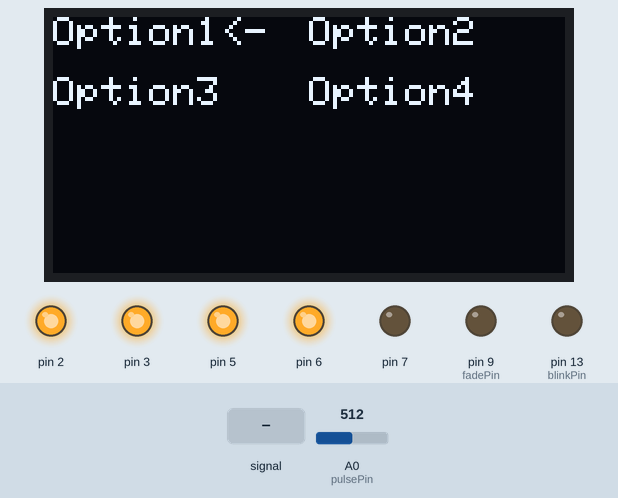
The sketch below on a simulated Arduino Uno, built with avr-gcc and run on an emulated ATmega328P. Parts: 128×64 one-colour display, output pins drawn as LEDs (lit = HIGH). The inputs (shaded band) are chosen by the test bench; at power-on: A0 (pulsePin) = 512. Pins used as bus, display or sensor lines are not drawn; what the sketch prints to the serial monitor is not drawn.

Above: at 3.2 s.
3.3 s: A0 (pulsePin) fed a 200 Hz sine of ±81 counts around its level
At 4.83 s:
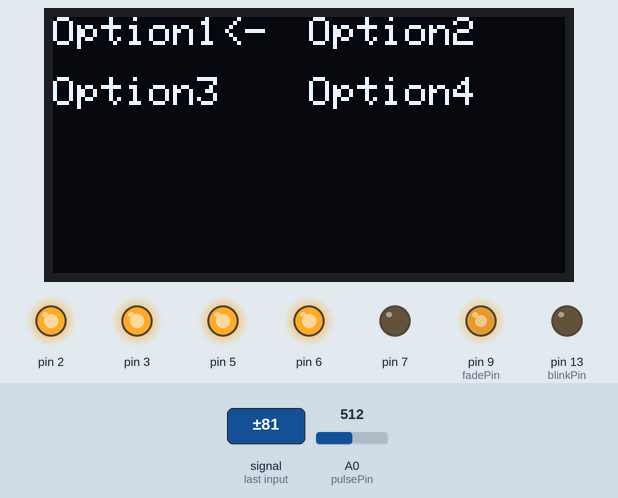
5.4 s: A0 (pulsePin) set to 535
At 5.65 s:
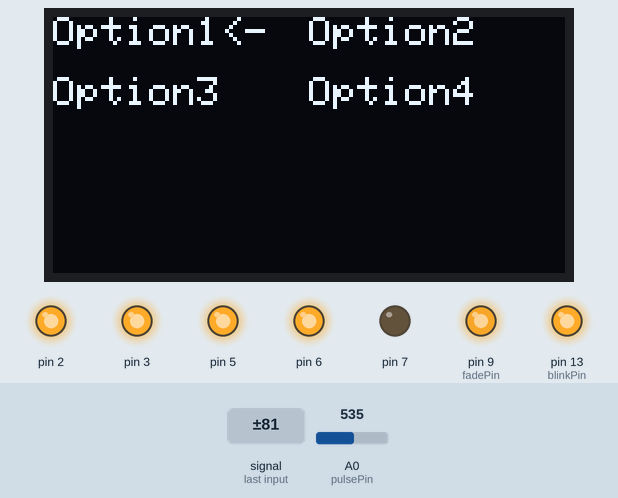
At 7.0 s:
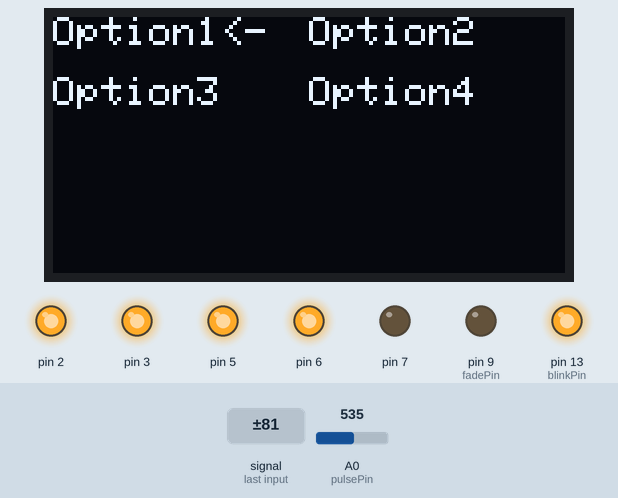
7.2 s: A0 (pulsePin) fed a 1000 Hz sine of ±255 counts around its level
At 7.82 s:
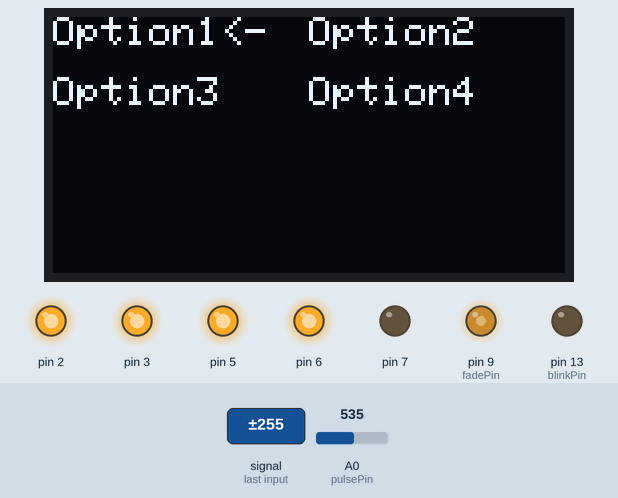
9.5 s: A0 (pulsePin) set to 306
11.0 s: A0 (pulsePin) set to 377
12.5 s: A0 (pulsePin) set to 413
Timing chart, 0 to 15.0 s (numbered marks = the images above; inputs shaded):
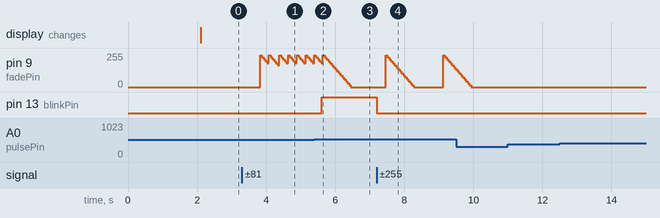

The sketch:

Project_Hanska.ino
```cpp
//libraries

#include <SPI.h>
#include <Wire.h>
#include <Adafruit_GFX.h>
#include <Adafruit_SSD1306.h>


//definitions

#define OLED_RESET 4
Adafruit_SSD1306 display(OLED_RESET);

#define NUMFLAKES 10
#define XPOS 0
#define YPOS 1
#define DELTAY 2

//  Variables
int pulsePin = 0;                 // Pulse Sensor purple wire connected to analog pin 0
int blinkPin = 13;                // pin to blink led at each beat
int fadePin = 9;                  // pin to do fancy classy fading blink at each beat
int fadeRate = 0;                 // used to fade LED on with PWM on fadePin

// width x height = 32,32
static const uint8_t glove[] PROGMEM = {
  B00000000, B00000000, B00000000, B00000000,
  B00000000, B00000000, B00000000, B00000000,
  B00000000, B00000000, B00000000, B00000000,
  B00000000, B00000011, B11111110, B00000000,
  B00000000, B00000100, B00000001, B00000000,
  B00000000, B00001000, B00000000, B11000000,
  B00000000, B00000000, B00000000, B11110000,
  B00000000, B00100000, B00000000, B11110000,
  B00000000, B01000000, B00000001, B00001000,
  B00011111, B11000001, B11111110, B00000110,
  B01100011, B00000000, B00000000, B00000001,
  B00000011, B00000000, B00000000, B00000001,
  B10000011, B00000000, B00000000, B00000001,
  B10000011, B00000000, B00000000, B00000001,
  B10000011, B00000000, B00000000, B00000001,
  B10000011, B00000000, B00000000, B00000001,
  B10000011, B00000000, B00000000, B00000001,
  B10000011, B00000000, B00000000, B00000001,
  B10000000, B10000000, B00000000, B00000001,
  B10000000, B10000000, B00000000, B00000001,
  B10000000, B10000000, B00000000, B00000000,
  B10000000, B10000000, B00000000, B00000110,
  B10000000, B10000000, B00000000, B00000110,
  B01111111, B01100000, B00000000, B00001000,
  B00000000, B00001111, B00000000, B00110000,
  B00000000, B00001111, B00000000, B00110000,
  B00000000, B00000000, B01111111, B11000000,
  B00000000, B00000000, B00000000, B00000000,
  B00000000, B00000000, B00000000, B00000000,
  B00000000, B00000000, B00000000, B00000000,
  B00000000, B00000000, B00000000, B00000000,
  B00000000, B00000000, B00000000, B00000000,

};

// Volatile Variables, used in the interrupt service routine!
volatile int BPM;                   // int that holds raw Analog in 0. updated every 2mS
volatile int Signal;                // holds the incoming raw data
volatile int IBI = 600;             // int that holds the time interval between beats! Must be seeded!
volatile boolean Pulse = false;     // "True" when User's live heartbeat is detected. "False" when not a "live beat".
volatile boolean QS = false;        // becomes true when Arduoino finds a beat.

// Regards Serial OutPut  -- Set This Up to your needs
static boolean serialVisual = true;   // Set to 'false' by Default.  Re-set to 'true' to see Arduino Serial Monitor ASCII Visual Pulse


void setup(){

  //--------keypad initialisation---------
  DDRD = B11111111; //  D port as output
  PORTD = B01111101; //  pullup resistors
  //--------------------------------------

  pinMode(blinkPin,OUTPUT);         // pin that will blink to your heartbeat!
  pinMode(fadePin,OUTPUT);          // pin that will fade to your heartbeat!
  Serial.begin(9600);             // we agree to talk fast!
  interruptSetup();                 // sets up to read Pulse Sensor signal every 2mS
   // IF YOU ARE POWERING The Pulse Sensor AT VOLTAGE LESS THAN THE BOARD VOLTAGE,
   // UN-COMMENT THE NEXT LINE AND APPLY THAT VOLTAGE TO THE A-REF PIN
   analogReference(EXTERNAL);
   display.begin(SSD1306_SWITCHCAPVCC, 0x3C);  // initialize with the I2C addr 0x3C (for the 128x64)

   display.setTextSize(1);
  display.setTextColor(WHITE);
  display.setCursor(0,0);
  display.clearDisplay();
  display.println("Project Hanska");
  display.println("versio 0.12\nbeta");
  display.drawBitmap(90, 0, glove, 32, 32, WHITE);
  display.display();
  display.clearDisplay();
  delay(2000);

}

// Global variables
int option = 1;
bool pressed = false;
int pressedKey = 2;  // global variable for memoring the currently pressed key
int pulseBar = 0;
int pulX = 0;
int choice = 0;

//  Where the Magic Happens
void loop(){

  //----Check pressed key-----
  if ((PIND & B01111101) != B01111101 && pressed != true){
  pressed = true;
      if ((PIND & B01111101) == B01111100) pressedKey = 1;
      else if ((PIND & B01111101) == B01111001) pressedKey = 2;
      else if ((PIND & B01111101) == B01110101) pressedKey = 3;
      else if ((PIND & B01111101) == B01101101) pressedKey = 4;
      else if ((PIND & B01111101) == B01011101) pressedKey = 5;
      else if ((PIND & B01111101) == B00111101) pressedKey = 6;
  }
  Serial.println(pressedKey);
  Serial.println(PIND, BIN);
  Serial.println(option);
  //---------------------------

 // serialOutput();

  if (QS == true){     // A Heartbeat Was Found
  pulseBar = 7;
  pulX = 0;
                       // BPM and IBI have been Determined
                       // Quantified Self "QS" true when arduino finds a heartbeat
        fadeRate = 255;         // Makes the LED Fade Effect Happen
                                // Set 'fadeRate' Variable to 255 to fade LED with pulse
        //serialOutputWhenBeatHappens();   // A Beat Happened, Output that to serial.
        QS = false;                      // reset the Quantified Self flag for next time
  }

  ledFadeToBeat();                      // Makes the LED Fade Effect Happen
  delay(20);                             //  take a break

  if(pressedKey == 4 && pressed == true){ //RIGHT
      option++;
      if(option > 4){ option = 1; }
      pressedKey = 2;
  }
  if(pressedKey == 3 && pressed == true){ //RIGHT
      option--;
      if(option < 1){ option = 4; }
      pressedKey = 2;
  }
  if(pressedKey == 2){  //MAIN MENU
      display.setTextSize(1);
      display.setTextColor(WHITE);
      display.setCursor(0,0);
      if(option == 1){
        display.print("Option1<-");
        if ((PIND & B01111101) == B01011101) { choice = 1; }
      }
      else{ display.print("Option1"); }
      display.setCursor(64,0);
      if(option == 2){
        display.print("Option2<-");
      }
      else{ display.print("Option2"); }
      display.print("\n");
      display.setCursor(0,15);
      if(option == 3){
        display.print("Option3<-");
      }
      else{ display.print("Option3"); }
      display.setCursor(64,15);
      if(option == 4){
        display.print("Option4<-");
      }
      else{ display.print("Option4"); }
      display.display();
      display.clearDisplay();
  }

  else if (choice == 1){
      //lcd
      display.setTextSize(1);
      display.setTextColor(WHITE);
      display.setCursor(0,0);
      display.print("Heart rate:  ");
      if (pulseBar == 7){ display.print("IIIIIII"); }
          if(pulseBar == 6){ display.print(" IIIIII"); }
          if(pulseBar == 5){ display.print("  IIIII"); }
          if(pulseBar == 4){ display.print("   IIII"); }
          if(pulseBar == 3){ display.print("    III"); }
          if(pulseBar == 2){ display.print("     II"); }
          if(pulseBar == 1){ display.print("      I"); }
      if (pulX % 2 == 0)
      {
          pulseBar--;
      }
      pulX++;
      display.print("\n\n");
      display.setTextSize(2);
      display.print("    ");
      display.print(BPM);
      display.display();
      display.clearDisplay();
  }

  if ((PIND & B01111101) == B01111101){pressed = false;} //to let the main loop flow freely until next keypress
}

void ledFadeToBeat(){
    fadeRate -= 15;                         //  set LED fade value
    fadeRate = constrain(fadeRate,0,255);   //  keep LED fade value from going into negative numbers!
    analogWrite(fadePin,fadeRate);          //  fade LED
}
```

AllSerialHandling.ino
```cpp
//////////
/////////  All Serial Handling Code,
/////////  It's Changeable with the 'serialVisual' variable
/////////  Set it to 'true' or 'false' when it's declared at start of code.
/////////

void serialOutput(){   // Decide How To Output Serial.
 if (serialVisual == true){
     arduinoSerialMonitorVisual('-', Signal);   // goes to function that makes Serial Monitor Visualizer
 } else{
      sendDataToSerial('S', Signal);     // goes to sendDataToSerial function
 }
}


//  Decides How To OutPut BPM and IBI Data
void serialOutputWhenBeatHappens(){
 if (serialVisual == true){            //  Code to Make the Serial Monitor Visualizer Work
    Serial.println("*** Heart-Beat Happened *** ");  //ASCII Art Madness
    Serial.print("BPM: ");
    Serial.print(BPM);
    Serial.print("  ");
 } else{
        sendDataToSerial('B',BPM);   // send heart rate with a 'B' prefix
        sendDataToSerial('Q',IBI);   // send time between beats with a 'Q' prefix
 }
}


//  Sends Data to Pulse Sensor Processing App, Native Mac App, or Third-party Serial Readers.
void sendDataToSerial(char symbol, int data ){
    Serial.print(symbol);

    Serial.println(data);
  }


//  Code to Make the Serial Monitor Visualizer Work
void arduinoSerialMonitorVisual(char symbol, int data ){
  const int sensorMin = 0;      // sensor minimum, discovered through experiment
const int sensorMax = 1024;    // sensor maximum, discovered through experiment

  int sensorReading = data;
  // map the sensor range to a range of 12 options:
  int range = map(sensorReading, sensorMin, sensorMax, 0, 11);

  // do something different depending on the
  // range value:
  switch (range) {
  case 0:
    Serial.println("");     /////ASCII Art Madness
    break;
  case 1:
    Serial.println("---");
    break;
  case 2:
    Serial.println("------");
    break;
  case 3:
    Serial.println("---------");
    break;
  case 4:
    Serial.println("------------");
    break;
  case 5:
    Serial.println("--------------|-");
    break;
  case 6:
    Serial.println("--------------|---");
    break;
  case 7:
    Serial.println("--------------|-------");
    break;
  case 8:
    Serial.println("--------------|----------");
    break;
  case 9:
    Serial.println("--------------|----------------");
    break;
  case 10:
    Serial.println("--------------|-------------------");
    break;
  case 11:
    Serial.println("--------------|-----------------------");
    break;

  }
}
```

Interrupt.ino
```cpp
volatile int rate[10];                    // array to hold last ten IBI values
volatile unsigned long sampleCounter = 0;          // used to determine pulse timing
volatile unsigned long lastBeatTime = 0;           // used to find IBI
volatile int P =512;                      // used to find peak in pulse wave, seeded
volatile int T = 512;                     // used to find trough in pulse wave, seeded
volatile int thresh = 525;                // used to find instant moment of heart beat, seeded
volatile int amp = 100;                   // used to hold amplitude of pulse waveform, seeded
volatile boolean firstBeat = true;        // used to seed rate array so we startup with reasonable BPM
volatile boolean secondBeat = false;      // used to seed rate array so we startup with reasonable BPM


void interruptSetup(){
  // Initializes Timer2 to throw an interrupt every 2mS.
  TCCR2A = 0x02;     // DISABLE PWM ON DIGITAL PINS 3 AND 11, AND GO INTO CTC MODE
  TCCR2B = 0x06;     // DON'T FORCE COMPARE, 256 PRESCALER
  OCR2A = 0X7C;      // SET THE TOP OF THE COUNT TO 124 FOR 500Hz SAMPLE RATE
  TIMSK2 = 0x02;     // ENABLE INTERRUPT ON MATCH BETWEEN TIMER2 AND OCR2A
  sei();             // MAKE SURE GLOBAL INTERRUPTS ARE ENABLED
}


// THIS IS THE TIMER 2 INTERRUPT SERVICE ROUTINE.
// Timer 2 makes sure that we take a reading every 2 miliseconds
ISR(TIMER2_COMPA_vect){                         // triggered when Timer2 counts to 124
  cli();                                      // disable interrupts while we do this
  Signal = analogRead(pulsePin);              // read the Pulse Sensor
  sampleCounter += 2;                         // keep track of the time in mS with this variable
  int N = sampleCounter - lastBeatTime;       // monitor the time since the last beat to avoid noise

    //  find the peak and trough of the pulse wave
  if(Signal < thresh && N > (IBI/5)*3){       // avoid dichrotic noise by waiting 3/5 of last IBI
    if (Signal < T){                        // T is the trough
      T = Signal;                         // keep track of lowest point in pulse wave
    }
  }

  if(Signal > thresh && Signal > P){          // thresh condition helps avoid noise
    P = Signal;                             // P is the peak
  }                                        // keep track of highest point in pulse wave

  //  NOW IT'S TIME TO LOOK FOR THE HEART BEAT
  // signal surges up in value every time there is a pulse
  if (N > 250){                                   // avoid high frequency noise
    if ( (Signal > thresh) && (Pulse == false) && (N > (IBI/5)*3) ){
      Pulse = true;                               // set the Pulse flag when we think there is a pulse
      digitalWrite(blinkPin,HIGH);                // turn on pin 13 LED
      IBI = sampleCounter - lastBeatTime;         // measure time between beats in mS
      lastBeatTime = sampleCounter;               // keep track of time for next pulse

      if(secondBeat){                        // if this is the second beat, if secondBeat == TRUE
        secondBeat = false;                  // clear secondBeat flag
        for(int i=0; i<=9; i++){             // seed the running total to get a realisitic BPM at startup
          rate[i] = IBI;
        }
      }

      if(firstBeat){                         // if it's the first time we found a beat, if firstBeat == TRUE
        firstBeat = false;                   // clear firstBeat flag
        secondBeat = true;                   // set the second beat flag
        sei();                               // enable interrupts again
        return;                              // IBI value is unreliable so discard it
      }


      // keep a running total of the last 10 IBI values
      word runningTotal = 0;                  // clear the runningTotal variable

      for(int i=0; i<=8; i++){                // shift data in the rate array
        rate[i] = rate[i+1];                  // and drop the oldest IBI value
        runningTotal += rate[i];              // add up the 9 oldest IBI values
      }

      rate[9] = IBI;                          // add the latest IBI to the rate array
      runningTotal += rate[9];                // add the latest IBI to runningTotal
      runningTotal /= 10;                     // average the last 10 IBI values
      BPM = 60000/runningTotal;               // how many beats can fit into a minute? that's BPM!
      QS = true;                              // set Quantified Self flag
      // QS FLAG IS NOT CLEARED INSIDE THIS ISR
    }
  }

  if (Signal < thresh && Pulse == true){   // when the values are going down, the beat is over
    digitalWrite(blinkPin,LOW);            // turn off pin 13 LED
    Pulse = false;                         // reset the Pulse flag so we can do it again
    amp = P - T;                           // get amplitude of the pulse wave
    thresh = amp/2 + T;                    // set thresh at 50% of the amplitude
    P = thresh;                            // reset these for next time
    T = thresh;
  }

  if (N > 2500){                           // if 2.5 seconds go by without a beat
    thresh = 512;                          // set thresh default
    P = 512;                               // set P default
    T = 512;                               // set T default
    lastBeatTime = sampleCounter;          // bring the lastBeatTime up to date
    firstBeat = true;                      // set these to avoid noise
    secondBeat = false;                    // when we get the heartbeat back
  }

  sei();                                   // enable interrupts when youre done!
}// end isr
```

Measured:
- after the input at 3.3 s, pin 9 (fadePin): ramps from 240/255 to 165/255 and jumps back, once every 0.25 s
- after the input at 5.4 s, pin 13 (blinkPin): LOW → HIGH after 0.21 s
- after the input at 7.2 s, pin 9 (fadePin): ramps from 240/255 to 0/255 and jumps back, once every 1.7 s; pin 13 (blinkPin): HIGH → LOW at once
- after the input at 11.0 s, every drawn part: stays the same
- after the input at 12.5 s, every drawn part: stays the same
